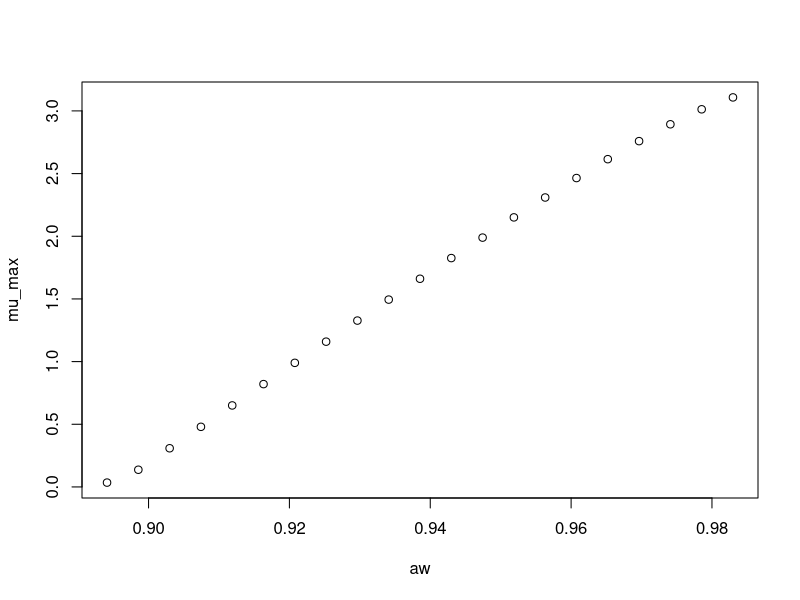

Recreate this plot in R.
#############################
# start of Parameter script
#############################
aw <- seq(0.894105894105894,0.982982,length.out=21)
#############################
# end of Parameter script
#############################
############################# 
# start of Model script Gropin ID 36 
#############################
 
# constant coefficients for this model
awmin <- 0.895
awopt <- 0.988
 
variables <- data.frame(aw)
argumentsPar <- expand.grid(variables)
 
# heart of the model
response_surface <- function(aw) {
   mumax <-(9.97^0.5)*(((aw-1)*(aw-awmin)^2)/((awopt-awmin)*(((awopt-awmin)*(aw-awopt))-((awopt-1)*(awopt+awmin-2*aw)))))^0.5

return(mumax=mumax)
} 

# output parameters
mumax <- cbind(argumentsPar,response_surface(argumentsPar['aw']))
colnames(mumax) <- c(colnames(argumentsPar),'mumax')
#############################
# End of Model script
#############################
############################# 
# start of Visualisation script Gropin ID 36 
#############################
plot(aw,mumax$mumax,
                          xlab='aw',
                          ylab='mu_max')
#############################
# End of Visualisation script
#############################
